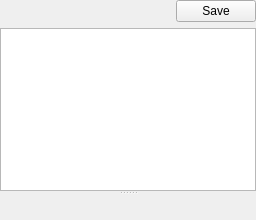
      <widget class="QWidget" name="page_IMAGE_DIRECTORY_ENTRIES">
       <layout class="QVBoxLayout" name="verticalLayout_6">
        <property name="leftMargin">
         <number>0</number>
        </property>
        <property name="topMargin">
         <number>0</number>
        </property>
        <property name="rightMargin">
         <number>0</number>
        </property>
        <property name="bottomMargin">
         <number>0</number>
        </property>
        <item>
         <layout class="QHBoxLayout" name="horizontalLayout_9">
          <item>
           <spacer name="horizontalSpacer_9">
            <property name="orientation">
             <enum>Qt::Horizontal</enum>
            </property>
            <property name="sizeHint" stdset="0">
             <size>
              <width>40</width>
              <height>20</height>
             </size>
            </property>
           </spacer>
          </item>
          <item>
           <widget class="QPushButton" name="pushButtonSave_IMAGE_DIRECTORY_ENTRIES">
            <property name="text">
             <string>Save</string>
            </property>
           </widget>
          </item>
         </layout>
        </item>
        <item>
         <widget class="QSplitter" name="splitter_7">
          <property name="orientation">
           <enum>Qt::Vertical</enum>
          </property>
          <widget class="QTableWidget" name="tableWidget_IMAGE_DIRECTORY_ENTRIES">
           <property name="contextMenuPolicy">
            <enum>Qt::CustomContextMenu</enum>
           </property>
           <property name="editTriggers">
            <set>QAbstractItemView::NoEditTriggers</set>
           </property>
           <property name="selectionMode">
            <enum>QAbstractItemView::SingleSelection</enum>
           </property>
           <property name="selectionBehavior">
            <enum>QAbstractItemView::SelectRows</enum>
           </property>
           <attribute name="horizontalHeaderVisible">
            <bool>false</bool>
           </attribute>
           <attribute name="verticalHeaderVisible">
            <bool>false</bool>
           </attribute>
           <attribute name="verticalHeaderDefaultSectionSize">
            <number>24</number>
           </attribute>
          </widget>
          <widget class="ToolsWidget" name="widgetHex_IMAGE_DIRECTORY_ENTRIES" native="true">
           <property name="sizePolicy">
            <sizepolicy hsizetype="Preferred" vsizetype="Expanding">
             <horstretch>0</horstretch>
             <verstretch>0</verstretch>
            </sizepolicy>
           </property>
          </widget>
         </widget>
        </item>
       </layout>
      </widget>
